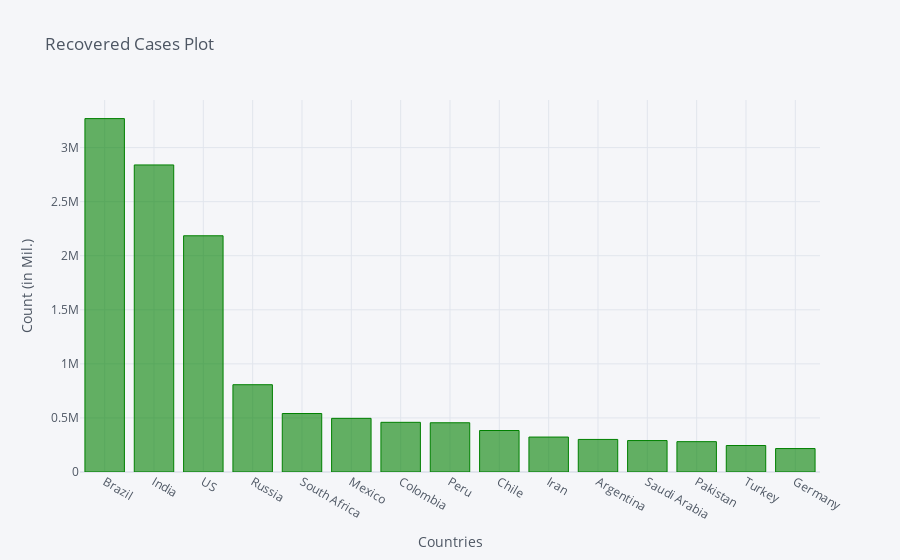

Notebook code for this chart:
### Code cell
recovered_df2_plot.iplot(kind='bar', x='Country/Region', y='8/31/20',color='green',
                         title='Recovered Cases Plot',xTitle='Countries',yTitle='Count (in Mil.)')

### Figure 1 — Plotly figure (JSON) as saved in the notebook; plotly's stock layout.template omitted (floating-point values rounded to 4 significant figures)
{"data": [{"marker": {"color": "rgba(0, 128, 0, 0.6)", "line": {"color": "rgba(0, 128, 0, 1.0)", "width": 1}}, "name": "8/31/20", "orientation": "v", "text": "", "type": "bar", "x": ["Brazil", "India", "US", "Russia", "South Africa", "Mexico", "Colombia", "Peru", "Chile", "Iran", "Argentina", "Saudi Arabia", "Pakistan", "Turkey", "Germany"], "y": [3268591, 2839882, 2184825, 807339, 540923, 496222, 459460, 455457, 383879, 323233, 301195, 290796, 280682, 244926, 216795]}], "layout": {"legend": {"bgcolor": "#F5F6F9", "font": {"color": "#4D5663"}}, "paper_bgcolor": "#F5F6F9", "plot_bgcolor": "#F5F6F9", "title": {"font": {"color": "#4D5663"}, "text": "Recovered Cases Plot"}, "xaxis": {"gridcolor": "#E1E5ED", "showgrid": true, "tickfont": {"color": "#4D5663"}, "title": {"font": {"color": "#4D5663"}, "text": "Countries"}, "zerolinecolor": "#E1E5ED"}, "yaxis": {"gridcolor": "#E1E5ED", "showgrid": true, "tickfont": {"color": "#4D5663"}, "title": {"font": {"color": "#4D5663"}, "text": "Count (in Mil.)"}, "zerolinecolor": "#E1E5ED"}}}
